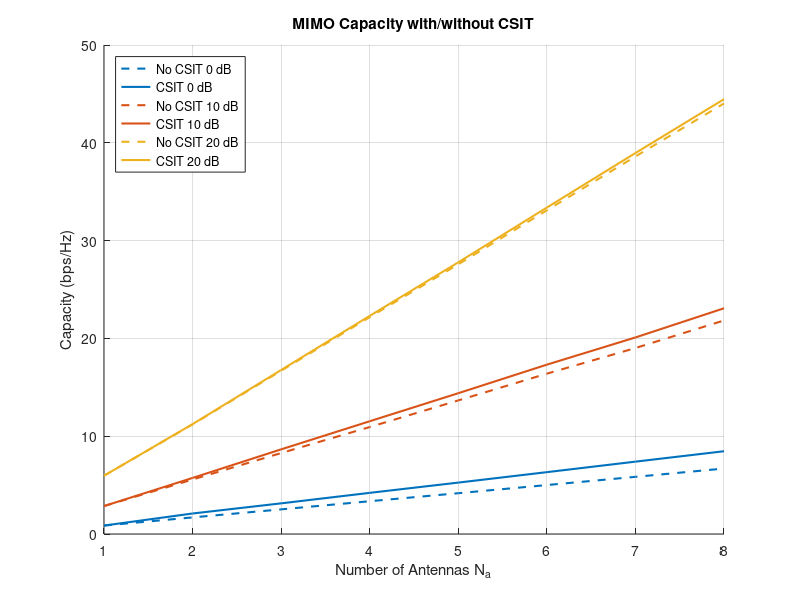

The MATLAB script that drew this image:
clc; clear; close all;

% Parameters
Na_list = 1:8;
SNR_dB_set = [0, 10, 20];
SNR_lin_set = 10.^(SNR_dB_set / 10);
num_trials = 1000;

capacity_noCSIT = zeros(length(SNR_dB_set), length(Na_list));
capacity_CSIT = zeros(length(SNR_dB_set), length(Na_list));

for s = 1:length(SNR_lin_set)
    SNR = SNR_lin_set(s);
    
    for idx = 1:length(Na_list)
        Na = Na_list(idx);
        C_noCSIT_trials = zeros(num_trials, 1);
        C_CSIT_trials = zeros(num_trials, 1);
        
        for k = 1:num_trials
            H = (randn(Na, Na) + 1j*randn(Na, Na)) / sqrt(2);  % IID Rayleigh
            HH = H' * H;
            lambda = sort(real(eig(HH)), 'descend');  % descending order
            lambda_avg = mean(lambda);

            % (a) No CSIT
            C_noCSIT_trials(k) = sum(log2(1 + (SNR / Na) * lambda));

            
            
            % (b) With CSIT: proper water-filling over eigenvalues
            % Water-filling level: find mu such that sum(max(mu - 1/gamma_j, 0)) = Ptotal
            % Equivalent to bisection

            inv_snr_lambda = (Na ./ (SNR * lambda));        
            Ptotal = Na;
            mu_low = inv_snr_lambda(1);
            mu_high = mu_low + Ptotal;
            tol = 1e-6;

            while (mu_high - mu_low) > tol
                mu = (mu_low + mu_high) / 2;
                p = max(mu - inv_snr_lambda, 0);
                if sum(p) > Ptotal
                    mu_high = mu;
                else
                    mu_low = mu;
                end
            end
            p_opt = max((mu - inv_snr_lambda), 0);
            C_CSIT_trials(k) = sum(log2(1 + (SNR / Na) * lambda .* p_opt));
        end

        % Averages
        capacity_noCSIT(s, idx) = mean(C_noCSIT_trials);
        capacity_CSIT(s, idx) = mean(C_CSIT_trials);
    end
end

% Plot
figure; hold on;
colors = lines(length(SNR_dB_set));
for s = 1:length(SNR_dB_set)
    plot(Na_list, capacity_noCSIT(s, :), '--', 'LineWidth', 1.5, 'Color', colors(s, :));
    plot(Na_list, capacity_CSIT(s, :), '-', 'LineWidth', 1.5, 'Color', colors(s, :));
end
xlabel('Number of Antennas N_a');
ylabel('Capacity (bps/Hz)');
title('MIMO Capacity with/without CSIT');
legend('No CSIT 0 dB','CSIT 0 dB','No CSIT 10 dB','CSIT 10 dB','No CSIT 20 dB','CSIT 20 dB',...
    'Location','northwest');
grid on;

% Save EPS for Overleaf
print(gcf, '5_25_ab', '-depsc2');
